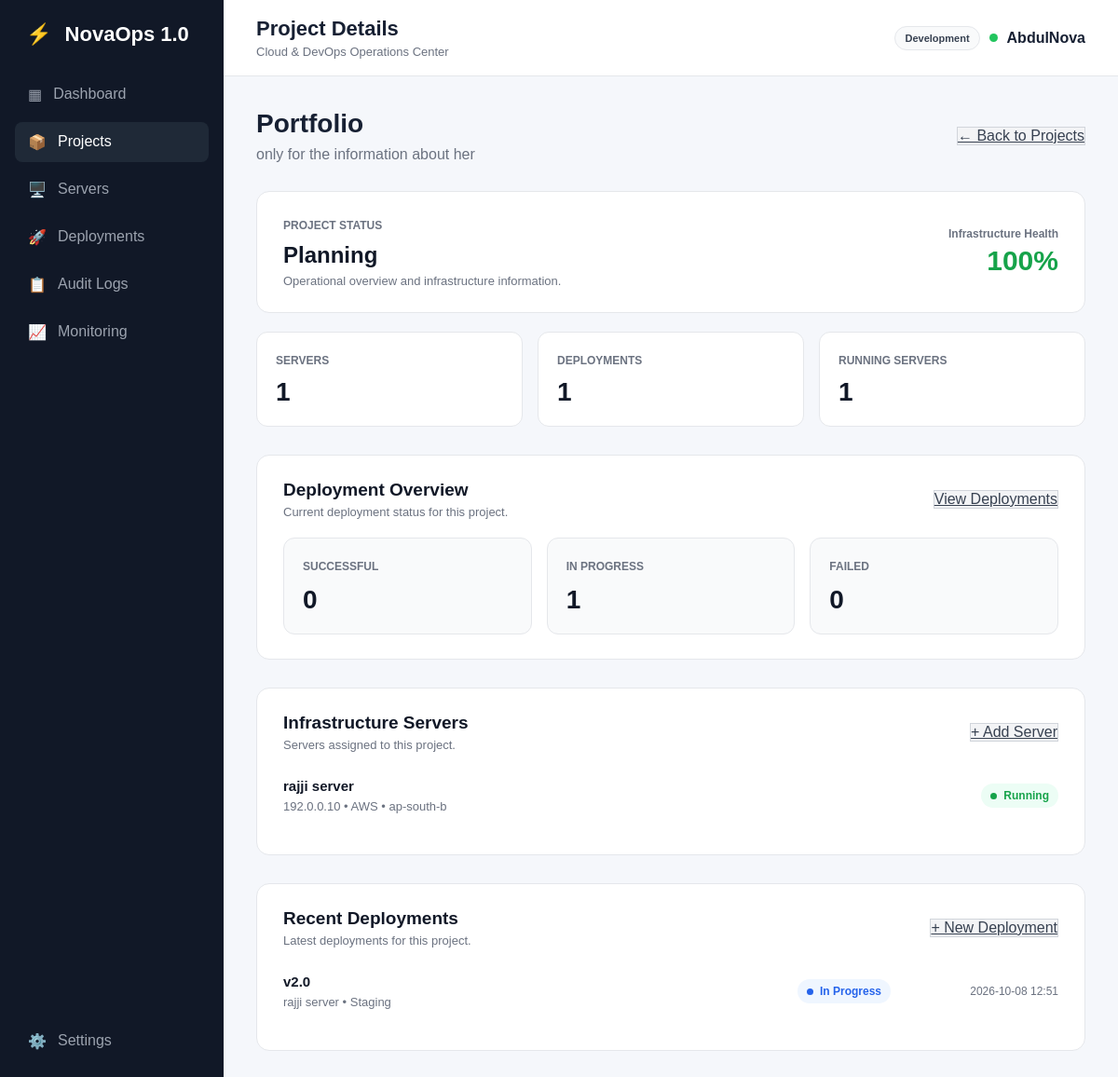
The page /projects/5 on the database its author committed.
### app.py (models this page shows)
class AppSetting(db.Model):
    id = db.Column(db.Integer, primary_key=True)
    key = db.Column(db.String(100), unique=True, nullable=False)
    value = db.Column(db.String(255), nullable=False)

class Project(db.Model):
    id = db.Column(
        db.Integer,
        primary_key=True
    )
    name = db.Column(
        db.String(100),
        nullable=False
    )
    description = db.Column(
        db.Text,
        nullable=False
    )
    status = db.Column(
        db.String(50),
        nullable=False
    )
    servers = db.relationship(
        "Server",
        backref="project",
        lazy=True
    )

class Server(db.Model):
    id = db.Column(
        db.Integer,
        primary_key=True
    )
    name = db.Column(
        db.String(100),
        nullable=False
    )
    ip_address = db.Column(
        db.String(50),
        nullable=False
    )
    provider = db.Column(
        db.String(50),
        nullable=False
    )
    region = db.Column(
        db.String(50),
        nullable=False
    )
    status = db.Column(
        db.String(50),
        nullable=False
    )
    project_id = db.Column(
        db.Integer,
        db.ForeignKey("project.id"),
        nullable=True
    )

class Deployment(db.Model):
    id = db.Column(
        db.Integer,
        primary_key=True
    )
    project_id = db.Column(
        db.Integer,
        db.ForeignKey("project.id"),
        nullable=False
    )
    server_id = db.Column(
        db.Integer,
        db.ForeignKey("server.id"),
        nullable=False
    )
    environment = db.Column(
        db.String(50),
        nullable=False
    )
    version = db.Column(
        db.String(50),
        nullable=False
    )
    status = db.Column(
        db.String(50),
        nullable=False
    )
    deployed_at = db.Column(
        db.DateTime,
        default=india_now,
        nullable=False
    )
    project = db.relationship(
        "Project",
        backref="deployments"
    )
    server = db.relationship(
        "Server",
        backref="deployments"
    )

### app.py (the view)
@app.route(
    "/projects/<int:project_id>"
)
def project_detail(project_id):
    project = Project.query.get_or_404(
        project_id
    )
    servers = Server.query.filter_by(
        project_id=project.id
    ).order_by(
        Server.name.asc()
    ).all()
    running_servers = Server.query.filter_by(
        project_id=project.id,
        status="Running"
    ).count()
    stopped_servers = Server.query.filter_by(
        project_id=project.id,
        status="Stopped"
    ).count()
    failed_servers = Server.query.filter_by(
        project_id=project.id,
        status="Failed"
    ).count()
    total_servers = len(servers)
    if total_servers > 0:
        health = round(
            (running_servers / total_servers) * 100
        )
    else:
        health = 0
    total_deployments = Deployment.query.filter_by(
        project_id=project.id
    ).count()
    successful_deployments = Deployment.query.filter_by(
        project_id=project.id,
        status="Successful"
    ).count()
    in_progress_deployments = Deployment.query.filter_by(
        project_id=project.id,
        status="In Progress"
    ).count()
    failed_deployments = Deployment.query.filter_by(
        project_id=project.id,
        status="Failed"
    ).count()
    recent_deployments = Deployment.query.filter_by(
        project_id=project.id
    ).order_by(
        Deployment.deployed_at.desc()
    ).limit(10).all()
    deployment_stats = {
        "total": total_deployments,
        "successful": successful_deployments,
        "in_progress": in_progress_deployments,
        "failed": failed_deployments
    }
    server_stats = {
        "total": total_servers,
        "running": running_servers,
        "stopped": stopped_servers,
        "failed": failed_servers
    }
    return render_template(
        "project_detail.html",
        project=project,
        servers=servers,
        recent_deployments=recent_deployments,
        health=health,
        deployment_stats=deployment_stats,
        server_stats=server_stats
    )

### app.py (called while the page is built)
@app.context_processor
def inject_app_settings():
    stored_settings = {
        setting.key: setting.value
        for setting in AppSetting.query.all()
    }
    try:
        refresh_seconds = int(
            stored_settings.get("monitoring_refresh_seconds", "0")
        )
    except ValueError:
        refresh_seconds = 0
    return {
        "app_name": stored_settings.get("app_name", "NovaOps 1.0"),
        "environment_label": stored_settings.get(
            "environment_label", "Development"
        ),
        "monitoring_refresh_seconds": refresh_seconds
    }

### templates/project_detail.html (shortened to what this page needs)
{% extends "base.html" %}
{% block page_title %}
Project Details
{% endblock %}
{% block content %}
<div class="welcome">
    <div>
        <h1>
            {{ project.name }}
        </h1>
        <p>
            {{ project.description }}
        </p>
    </div>
    <a href="{{ url_for('projects') }}" class="secondary-btn">
        ← Back to Projects
    </a>
</div>
<div class="project-detail-overview">
    <div class="project-detail-main">
        <span class="project-detail-label">
            Project Status
        </span>
        <h2>
            {{ project.status }}
        </h2>
        <p>
            Operational overview and infrastructure information.
        </p>
    </div>
    <div class="project-health">
        <span>
            Infrastructure Health
        </span>
        <strong>
            {{ health }}%
        </strong>
    </div>
</div>
<div class="project-detail-stats">
    <div class="project-detail-stat">
        <span>
            Servers
        </span>
        <strong>
            {{ server_stats.total }}
        </strong>
    </div>
    <div class="project-detail-stat">
        <span>
            Deployments
        </span>
        <strong>
            {{ deployment_stats.total }}
        </strong>
    </div>
    <div class="project-detail-stat">
        <span>
            Running Servers
        </span>
        <strong>
            {{ server_stats.running }}
        </strong>
    </div>
</div>
<div class="project-deployment-overview">
    <div class="project-detail-section-header">
        <div>
            <h2>
                Deployment Overview
            </h2>
            <p>
                Current deployment status for this project.
            </p>
        </div>
        <a href="{{ url_for('deployments', project_id=project.id) }}" class="secondary-btn">
            View Deployments
        </a>
    </div>
    <div class="deployment-summary-grid">
        <div class="deployment-summary-card">
            <span class="deployment-summary-label">
                Successful
            </span>
            <h3>
                {{ deployment_stats.successful }}
            </h3>
        </div>
        <div class="deployment-summary-card">
            <span class="deployment-summary-label">
                In Progress
            </span>
            <h3>
                {{ deployment_stats.in_progress }}
            </h3>
        </div>
        <div class="deployment-summary-card">
            <span class="deployment-summary-label">
                Failed
            </span>
            <h3>
                {{ deployment_stats.failed }}
            </h3>
        </div>
    </div>
</div>
<div class="project-detail-section">
    <div class="project-detail-section-header">
        <div>
            <h2>
                Infrastructure Servers
            </h2>
            <p>
                Servers assigned to this project.
            </p>
        </div>
        <a href="{{ url_for('new_server') }}" class="secondary-btn">
            + Add Server
        </a>
    </div>
    <div class="project-server-list">
        {% for server in servers %}
        <div class="project-server-item">
            <div class="project-server-info">
                <h3>
                    {{ server.name }}
                </h3>
                <p>
                    {{ server.ip_address }}
                    •
                    {{ server.provider }}
                    •
                    {{ server.region }}
                </p>
            </div>
            <span class="server-status
                {% if server.status == 'Running' %}
                    status-running
                {% elif server.status == 'Stopped' %}
                    status-stopped
                {% elif server.status == 'Failed' %}
                    status-failed
                {% endif %}">
                <span class="status-indicator"></span>
                {{ server.status }}
            </span>
        </div>
        {% endfor %}
    </div>
</div>
<div class="project-detail-section">
    <div class="project-detail-section-header">
        <div>
            <h2>
                Recent Deployments
            </h2>
            <p>
                Latest deployments for this project.
            </p>
        </div>
        <a href="{{ url_for('new_deployment') }}" class="secondary-btn">
            + New Deployment
        </a>
    </div>
    <div class="project-deployment-list">
        {% for deployment in recent_deployments %}
        <div class="project-deployment-item">
            <div class="project-deployment-info">
                <h3>
                    {{ deployment.version }}
                </h3>
                <p>
                    {{ deployment.server.name }}
                    •
                    {{ deployment.environment }}
                </p>
            </div>
            <span class="server-status
                {% if deployment.status == 'Successful' %}
                    status-running
                {% elif deployment.status == 'In Progress' %}
                    status-progress
                {% elif deployment.status == 'Failed' %}
                    status-failed
                {% endif %}">
                <span class="status-indicator"></span>
                {{ deployment.status }}
            </span>
            <span class="deployment-time">
                {{ deployment.deployed_at.strftime(
                "%Y-%m-%d %H:%M"
                ) }}
            </span>
        </div>
        {% endfor %}
    </div>
</div>
{% endblock %}

### templates/base.html (shortened to what this page needs)
<!DOCTYPE html>
<html lang="en">
<head>
    <link rel="stylesheet" href="{{ url_for('static', filename='css/style.css') }}">
</head>
<body>
    <div class="app">
        <aside class="sidebar">
            <div class="logo">
                <span>⚡</span>
                {{ app_name }}
            </div>
            <nav class="navigation">
                <a href="{{ url_for('dashboard') }}"
                    class="nav-item {% if request.endpoint == 'dashboard' %}active{% endif %}">
                    <span class="nav-icon">▦</span>
                    <span>Dashboard</span>
                </a>
                <a href="{{ url_for('projects') }}"
                    class="nav-item {% if request.endpoint in ['projects', 'new_project', 'edit_project', 'project_detail'] %}active{% endif %}">
                    <span class="nav-icon">📦</span>
                    <span>Projects</span>
                </a>
                <a href="{{ url_for('servers') }}"
                    class="nav-item {% if request.endpoint in ['servers', 'new_server', 'edit_server'] %}active{% endif %}">
                    <span class="nav-icon">🖥️</span>
                    <span>Servers</span>
                </a>
                <a href="{{ url_for('deployments') }}"
                    class="nav-item {% if request.endpoint in ['deployments', 'new_deployment', 'edit_deployment'] %}active{% endif %}">
                    <span class="nav-icon">🚀</span>
                    <span>Deployments</span>
                </a>
                <a href="{{ url_for('audit_logs') }}"
                    class="nav-item {% if request.endpoint == 'audit_logs' %}active{% endif %}">
                    <span class="nav-icon">📋</span>
                    <span>Audit Logs</span>
                </a>
                <a href="{{ url_for('monitoring') }}"
                    class="nav-item {% if request.endpoint == 'monitoring' %}active{% endif %}">
                    <span class="nav-icon">📈</span>
                    <span>Monitoring</span>
                </a>
            </nav>
            <div class="sidebar-bottom">
                <a href="{{ url_for('settings') }}"
                    class="nav-item {% if request.endpoint == 'settings' %}active{% endif %}">
                    <span class="nav-icon">⚙️</span>
                    <span>Settings</span>
                </a>
            </div>
        </aside>
        <main class="main">
            <header class="navbar">
                <div>
                    <h2>
                        {% block page_title %}{% endblock %}
                    </h2>
                    <p>Cloud &amp; DevOps Operations Center</p>
                </div>
                <div class="user-section">
                    <span class="environment-badge">
                        {{ environment_label }}
                    </span>
                    <div class="status-dot"></div>
                    <span>AbdulNova</span>
                </div>
            </header>
            <section class="content">
                {% block content %}
                {% endblock %}
            </section>
        </main>
    </div>
</body>
</html>

### rows shown on the page
AppSetting: value "NovaOps 1.0"
AppSetting: value "Development"
Project: name "Portfolio", description "only for the information about her", status "Planning"
Server: name "rajji server", ip_address "192.0.0.10", provider "AWS", region "ap-south-b", status "Running"
Deployment: version "v2.0", server.name "rajji server", environment "Staging", status "In Progress", deployed_at "2026-10-08 12:51"

### other values the page prints
{{ health }} "100"
{{ server_stats.total }} "1"
{{ deployment_stats.total }} "1"
{{ server_stats.running }} "1"
{{ deployment_stats.successful }} "0"
{{ deployment_stats.in_progress }} "1"
{{ deployment_stats.failed }} "0"
